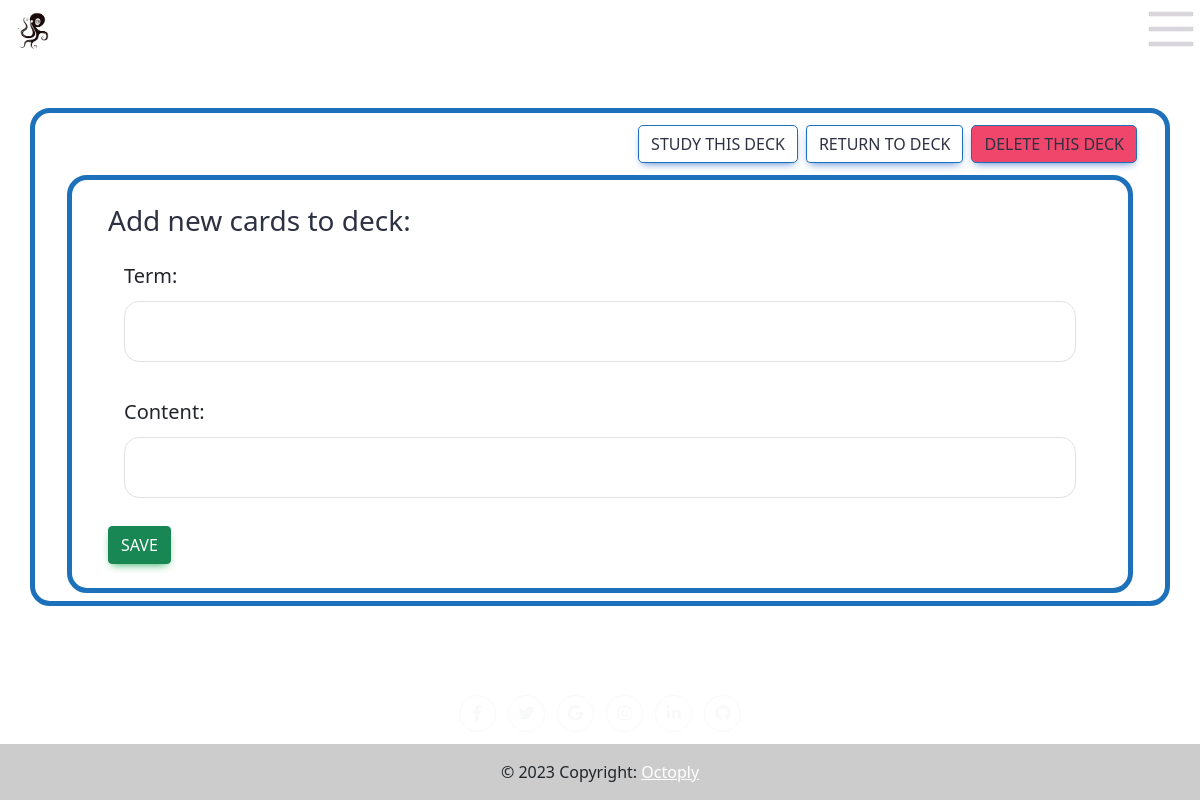
/addterms/9 (signed in), run on an earlier commit of the app's database.
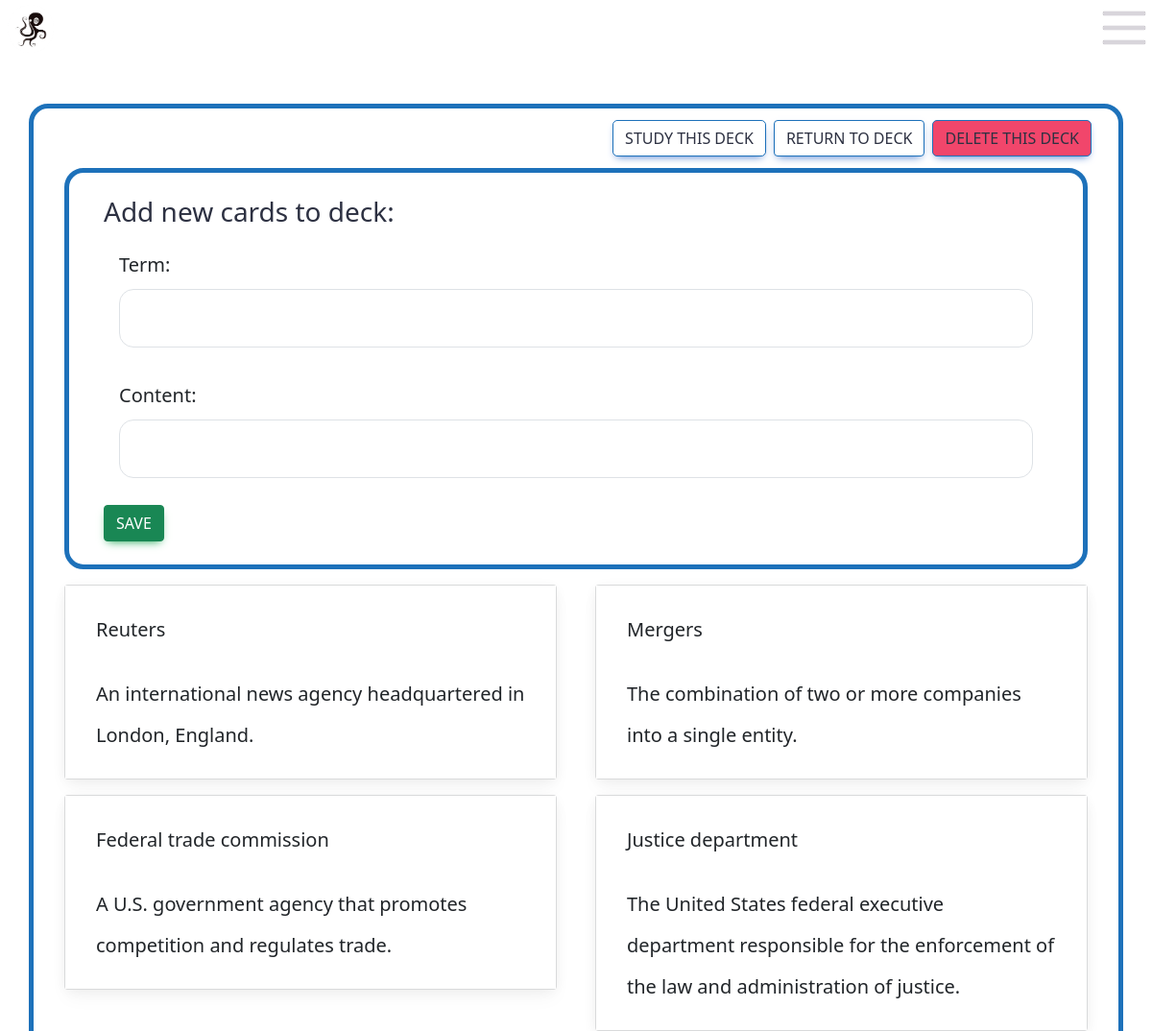
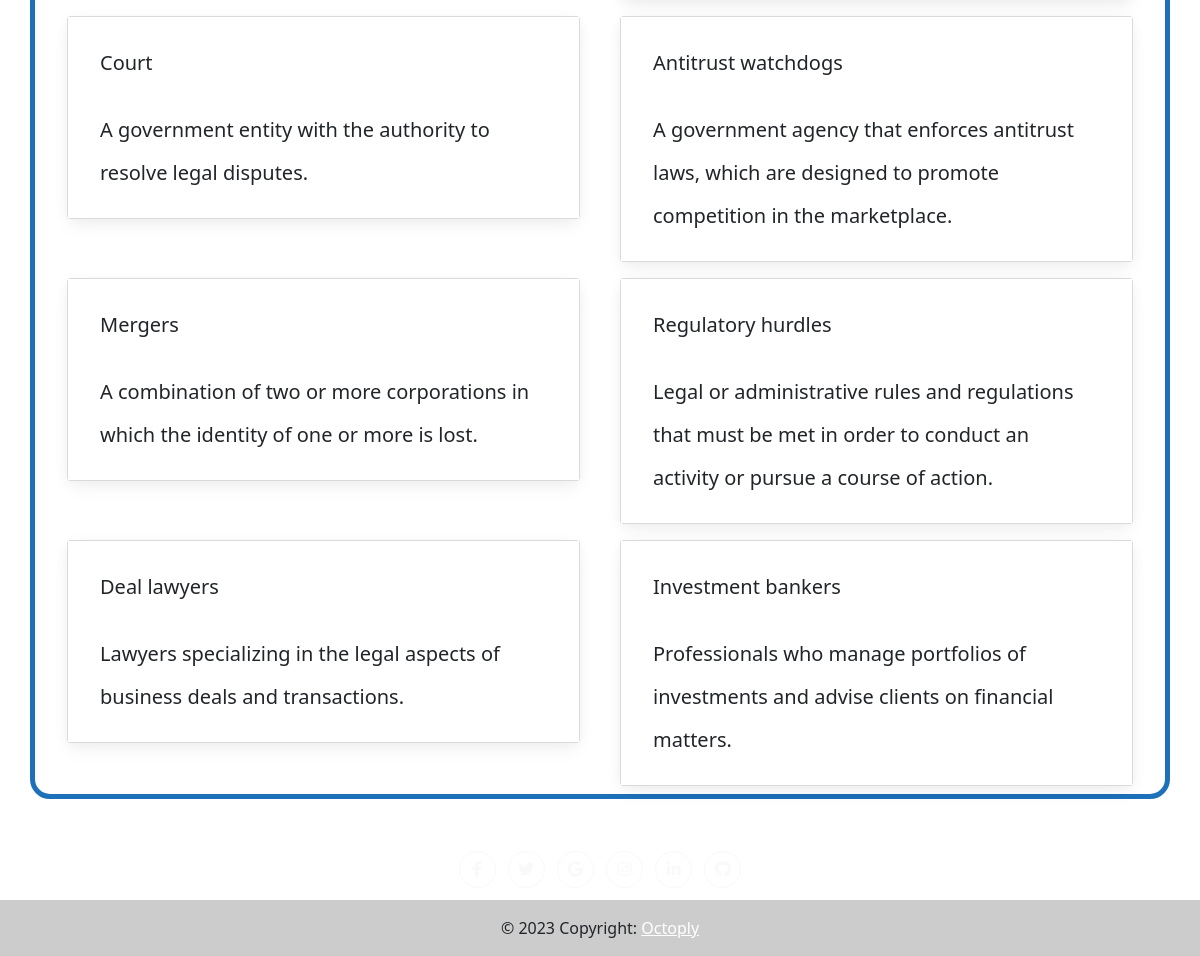
And on a later commit of the database (2 pictures, top to bottom).
### app.py (models this page shows, shortened)
class Card(db.Model):
    id = db.Column(db.Integer, primary_key=True)
    term = db.Column(db.String(50), nullable=False)
    content = db.Column(db.String(255), nullable=False)
    boc_2 = db.Column(db.String(255), nullable=True)
    boc_3 = db.Column(db.String(255), nullable=True)
    boc_4 = db.Column(db.String(255), nullable=True)
    img = db.Column(db.String(255), nullable=True)
    sound = db.Column(db.String(255), nullable=True)
    boc_id = db.Column(db.Float(10), nullable=True)
    box_id = db.Column(db.Float(10), nullable=True, default=0)
    interval = db.Column(db.Integer, default=1)
    time_updated = db.Column(db.DateTime, default=datetime.utcnow)
    times_asked = db.Column(db.Integer, default=0)
    times_correct = db.Column(db.Integer, default=0)
    times_correct_row = db.Column(db.Integer, default=0)
    create_method = db.Column(db.String(255), nullable=True)
    time_created = db.Column(db.DateTime, default=datetime.utcnow)
    category = db.Column(db.String(255), nullable=True)
    edited = db.Column(db.Integer, default=0)
    diff_lvl = db.Column(db.Float(100), default=1)

### app.py (the view, shortened to what this page needs)
@app.route("/addterms/<int:deck_id>", methods = ["POST", "GET"])
@login_required
def addterms(deck_id):
    form = AddTermForm()
    deck = Deck.query.filter_by(id=deck_id, user_id=current_user.id).first()
    cards = Card.query.filter(Card.decks.any(id=deck_id)).order_by(Card.id.desc()).all()
    return render_template("addterms.html".format(deck=deck), title="Add Terms", form=form, cards=cards, deck=deck)

### app.py
class AddTermForm(FlaskForm):
    term = StringField(validators=[InputRequired(), Length(min=1, max=50)])
    content = StringField(validators=[InputRequired(), Length(min=1, max=50)])
    submit = SubmitField("Save")

### app.py (called while the page is built)
@login_manager.user_loader
def load_user(user_id):
    return User.query.get(int(user_id))

@app.after_request
def after_request(response):
    response.headers["Cache-Control"] = "no-cache, no-store, must-revalidate"
    response.headers["Expires"] = 0
    response.headers["Pragma"] = "no-cache"
    return response

### templates/addterms.html (shortened to what this page needs)
{% extends "layout.html" %} {% block title %} Card Editor {% endblock %}  {% block main_0 %}
<div class = "container box_0 flex my-5">
    <div class = "d-flex justify-content-end my-2">
        <a href="/study/{{deck.id}}" class="btn btn-primary box_study m-1"> Study this deck</a>
        <a href="/currentdeck/{{deck.id}}" class="btn btn-primary box_save m-1"> Return to deck</a>
        <a href="/delete/{{deck.id}}" class="btn btn-primary box_warning m-1"> Delete this deck</a>
        </div>
<div class="row box_0 flex m-2 p-2">
  <form method="POST" action="">
<div class="m-3">
        <h3> Add new cards to deck: </h3>
          <h5 class=" border-0 form-control form-control-lg">
            Term: {{form.term (class="btn-lg border btn-block my-1 box_1" )}}
          </h5>
          <p class=" border-0 form-control form-control-lg">
            Content: {{form.content(class=" btn-lg border btn-block my-1 box_1" )}}
          </p>
          <div class = "col justify-content-end">
          {{form.submit (class="btn btn-success primary box_save d-flex")}}
        </div>
  </form>
  </div>
</div>
<div class="row">
  {% for card in cards%}
  <div class="col-sm-6">
    <div class="card m-2 bg-light">
      <div class="card-body">
        <h5 class="card-title border-0 input_0 form-control form-control-lg">
          {{card.term }}
        </h5>
        <p class="card-text border-0 input_0 form-control form-control-lg">
          {{card.content }}
        </p>
      </div>
    </div>
  </div>
  {% endfor %}
</div>
{% endblock %}

### templates/layout.html (shortened to what this page needs)
<!DOCTYPE html>
<html lang="en">
<head>
    <link href="..\static\style.css" rel="stylesheet" />
</head>
<body>
    <link href="https://cdnjs.cloudflare.com/ajax/libs/font-awesome/6.0.0/css/all.min.css" rel="stylesheet" />
    <link href="https://cdnjs.cloudflare.com/ajax/libs/mdb-ui-kit/6.1.0/mdb.min.css" rel="stylesheet" />
    <div class = "row">
        <div class = "col align-left">
    <a href="/"><img src="\static\logo1_small.png" alt = "logo" class="responsive navbar-brand px-2" style="max-height: 60px;"></a>
</div>
<div class = "col d-flex justify-content-end">
    <div class="dropdown align-right">
            <img src="/static/navbar_toggler_img.png" class="dropdown-toggle m-1" type="button" id="dropdownMenu2" data-bs-toggle="dropdown" aria-expanded="false">
    </div>
</div>
    <main>
        {% block main_0 %}
        {% endblock %}
    </main>
    </div>
    <footer class="text-center site-footer">
        <a class="btn btn-outline-light btn-floating m-1" href="#!" role="button"><i class="fab fa-facebook-f"></i></a>
        <a class="btn btn-outline-light btn-floating m-1" href="#!" role="button"><i class="fab fa-twitter"></i></a>
        <a class="btn btn-outline-light btn-floating m-1" href="#!" role="button"><i class="fab fa-google"></i></a>
        <a class="btn btn-outline-light btn-floating m-1" href="#!" role="button"><i class="fab fa-instagram"></i></a>
        <a class="btn btn-outline-light btn-floating m-1" href="#!" role="button"><i class="fab fa-linkedin-in"></i></a>
        <a class="btn btn-outline-light btn-floating m-1" href="#!" role="button"><i class="fab fa-github"></i></a>
        <div class="text-center p-3 mt-2" style="background-color: rgba(0, 0, 0, 0.2);">
            © 2023 Copyright:
            <a class="text-white" href="https://mdbootstrap.com/">Octoply</a>
        </div>
    </footer>
    <link href="https://cdn.jsdelivr.net/npm/bootstrap@5.1.3/dist/css/bootstrap.min.css"
 rel="stylesheet" />
</body>
</html>

### static/style.css (style rules this page uses)
.responsive { max-width: 100%; height: auto; }
footer { background-size: cover; }
body { background-color: white !important; background-size: cover; }
.row { --mdb-gutter-x: 0.5rem !important; }
.input_0 { background-color: white !important; color: black; }
.card { background-color: white !important; }
.card-body { background-color: white !important; }
.card-title { background-color: white !important; }
.card-text { background-color: white !important; }
.btn-primary { background-color: white !important; color: #2D3142 !important; border-color: #1D71BA !important; }
.box_0 { border: 10px solid !important; align-content: center !important; background-color: white !important; border-width: 5px !important; border-radius: 20px !important; border-color: #1D71BA !important; align-self: center !important; color: #2D3142 !important; }
.box_1 { border-radius: 15px !important; color: #2D3142 !important; background-color: white !important; }
.box_warning { border: 10px solid !important; align-content: center !important; background-color: #F1466B !important; border-width: 1px !important; border-radius: 5px !important; border-color: #1D71BA !important; align-self: center !important; color: #2D3142 !important; }
.box_study { border: 10px solid !important; align-content: center !important; background-color: white !important; border-width: 1px !important; border-radius: 5px !important; border-color: #1D71BA !important; align-self: center !important; color: #2D3142 !important; }
body { display: flex; min-height: 100vh; flex-direction: column; }
.site-footer { margin-top: auto; }
main { flex-grow: 1; }
footer { background-color: white; }

What changed in the data, as far as the page shows it:
added Card: term "Reuters", content "An international news agency headquartered in London, England."
added Card: term "Mergers", content "The combination of two or more companies into a single entity."
added Card: term "Federal trade commission", content "A U.S. government agency that promotes competition and regulates trade."
added Card: term "Justice department", content "The United States federal executive department responsible for the enforcement of the law and administration of justice."
added Card: term "Court", content "A government entity with the authority to resolve legal disputes."
added Card: term "Antitrust watchdogs", content "A government agency that enforces antitrust laws, which are designed to promote competition in the marketplace."
added Card: term "Mergers", content "A combination of two or more corporations in which the identity of one or more is lost."
added Card: term "Regulatory hurdles", content "Legal or administrative rules and regulations that must be met in order to conduct an activity or pursue a course of action."
added Card: term "Deal lawyers", content "Lawyers specializing in the legal aspects of business deals and transactions."
added Card: term "Investment bankers", content "Professionals who manage portfolios of investments and advise clients on financial matters."
